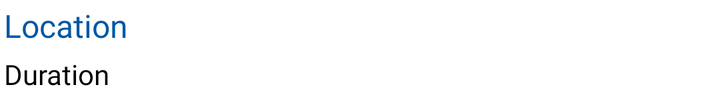
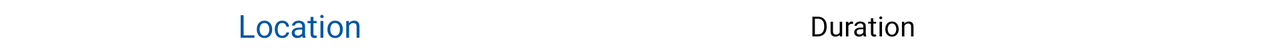

One screen, two layout resources from the same app: the default and the repository's alternative for another configuration. Each is rendered where Android would select it; the XML of both is given below.
<!-- AndroidManifest.xml: application theme Theme.Neal_Alexandra_S0906781 -->
<!-- res/layout/my_list_view.xml -->
<?xml version="1.0" encoding="utf-8"?>
<LinearLayout xmlns:android="http://schemas.android.com/apk/res/android"
    android:id="@+id/trafficItems"
    android:layout_width="match_parent"
    android:layout_height="wrap_content">

    <LinearLayout
        android:layout_width="283dp"
        android:layout_height="wrap_content"
        android:orientation="vertical">

        <TextView
            android:id="@+id/itemLocation"
            android:layout_width="match_parent"
            android:layout_height="wrap_content"
            android:gravity="center_vertical"
            android:padding="2dp"
            android:text="Location"
            android:textAppearance="@style/ImportedFont"
            android:textColor="#0057A4"
            android:textSize="16dp" />

        <TextView
            android:id="@+id/itemDates"
            android:layout_width="match_parent"
            android:layout_height="wrap_content"
            android:layout_weight="1"
            android:gravity="center_vertical"
            android:padding="2dp"
            android:text="Duration"
            android:textAppearance="@style/ImportedFont"
            android:textSize="14sp" />
    </LinearLayout>

    <TextView
        android:id="@+id/tvDuration"
        android:layout_width="match_parent"
        android:layout_height="match_parent"
        android:layout_alignParentRight="true"
        android:gravity="center"
        android:text=""
        android:textAppearance="@style/ImportedFont"
        android:textSize="14sp" />

</LinearLayout>
<!-- resources referenced by this layout -->
<resources>
  <style name="ImportedFont">
          <item name="fontFamily">@font/montserrat_medium</item>
      </style>
  <style name="Theme.Neal_Alexandra_S0906781" parent="Theme.MaterialComponents.DayNight.DarkActionBar">
          
          <item name="colorPrimary">@color/purple_500</item>
          <item name="colorPrimaryVariant">@color/purple_700</item>
          <item name="colorOnPrimary">@color/white</item>
          
          <item name="colorSecondary">@color/teal_200</item>
          <item name="colorSecondaryVariant">@color/teal_700</item>
          <item name="colorOnSecondary">@color/black</item>
          
          <item name="android:statusBarColor" tools:targetApi="l">?attr/colorPrimaryVariant</item>
          
      </style>
  <color name="purple_500">#FF6200EE</color>
  <color name="purple_700">#FF3700B3</color>
  <color name="white">#FFFFFF</color>
  <color name="teal_200">#FF03DAC5</color>
  <color name="teal_700">#FF018786</color>
  <color name="black">#000000</color>
</resources>
<!-- res/layout-land/my_list_view.xml (the repository's variant of the layout above) -->
<!-- drawn on the phone turned sideways -->
<?xml version="1.0" encoding="utf-8"?>
<LinearLayout xmlns:android="http://schemas.android.com/apk/res/android"
    android:id="@+id/trafficItems"
    android:layout_width="match_parent"
    android:layout_height="wrap_content">

    <TextView
        android:id="@+id/itemLocation"
        android:layout_width="300dp"
        android:layout_height="match_parent"
        android:gravity="center|center_vertical"
        android:padding="2dp"
        android:text="Location"
        android:textAppearance="@style/ImportedFont"
        android:textColor="#0057A4"
        android:textSize="16dp" />

    <TextView
        android:id="@+id/itemDates"
        android:layout_width="263dp"
        android:layout_height="match_parent"
        android:gravity="center|center_vertical"
        android:padding="2dp"
        android:text="Duration"
        android:textAppearance="@style/ImportedFont"
        android:textSize="14sp" />

    <TextView
        android:id="@+id/tvDuration"
        android:layout_width="102dp"
        android:layout_height="match_parent"
        android:layout_alignParentRight="true"
        android:gravity="center"
        android:text=""
        android:textAppearance="@style/ImportedFont"
        android:textSize="14sp" />

</LinearLayout>
